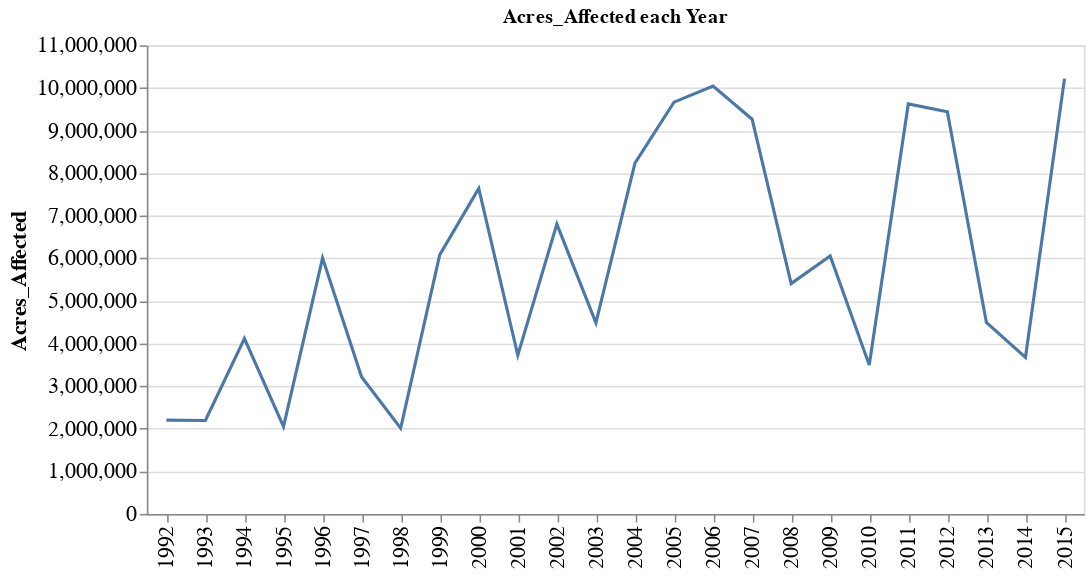

Notebook code for this chart:
### Code cell
import altair as alt
size_by_year = pd.DataFrame(df.groupby(['FIRE_YEAR']).FIRE_SIZE.sum().sort_values(ascending=False)).reset_index()
size_by_year.rename(columns={'FIRE_SIZE': 'Acres_Affected'}, inplace=True)

alt.Chart(size_by_year).mark_line().encode(
    alt.X('FIRE_YEAR:N', title=None),
    alt.Y('Acres_Affected'),
).properties(
    title=f'Acres_Affected each Year',
    width=600,
    height=300,
).configure_axis(
    labelFontSize=14,
    titleFontSize=14
)

### Figure 1 — Vega-Lite specification as saved in the notebook (floating-point values rounded to 4 significant figures)
{"config": {"view": {"continuousWidth": 400, "continuousHeight": 300}, "axis": {"labelFontSize": 14, "titleFontSize": 14}}, "data": {"name": "data-62ffdb6dbf91860f6fbc23e7de04efd4"}, "mark": "line", "encoding": {"x": {"type": "nominal", "field": "FIRE_YEAR", "title": null}, "y": {"type": "quantitative", "field": "Acres_Affected"}}, "height": 300, "title": "Acres_Affected each Year", "width": 600, "$schema": "https://vega.github.io/schema/vega-lite/v4.8.1.json", "datasets": {"data-62ffdb6dbf91860f6fbc23e7de04efd4": [{"FIRE_YEAR": 2015, "Acres_Affected": 10220000.0}, {"FIRE_YEAR": 2006, "Acres_Affected": 10040000.0}, {"FIRE_YEAR": 2005, "Acres_Affected": 9665000.0}, {"FIRE_YEAR": 2011, "Acres_Affected": 9624000.0}, {"FIRE_YEAR": 2012, "Acres_Affected": 9440000.0}, {"FIRE_YEAR": 2007, "Acres_Affected": 9265000.0}, {"FIRE_YEAR": 2004, "Acres_Affected": 8234000.0}, {"FIRE_YEAR": 2000, "Acres_Affected": 7639000.0}, {"FIRE_YEAR": 2002, "Acres_Affected": 6803000.0}, {"FIRE_YEAR": 1999, "Acres_Affected": 6080000.0}, {"FIRE_YEAR": 2009, "Acres_Affected": 6057000.0}, {"FIRE_YEAR": 1996, "Acres_Affected": 6005000.0}, {"FIRE_YEAR": 2008, "Acres_Affected": 5407000.0}, {"FIRE_YEAR": 2013, "Acres_Affected": 4493000.0}, {"FIRE_YEAR": 2003, "Acres_Affected": 4484000.0}, {"FIRE_YEAR": 1994, "Acres_Affected": 4117000.0}, {"FIRE_YEAR": 2001, "Acres_Affected": 3724000.0}, {"FIRE_YEAR": 2014, "Acres_Affected": 3673000.0}, {"FIRE_YEAR": 2010, "Acres_Affected": 3493000.0}, {"FIRE_YEAR": 1997, "Acres_Affected": 3215000.0}, {"FIRE_YEAR": 1992, "Acres_Affected": 2200000.0}, {"FIRE_YEAR": 1993, "Acres_Affected": 2192000.0}, {"FIRE_YEAR": 1995, "Acres_Affected": 2050000.0}, {"FIRE_YEAR": 1998, "Acres_Affected": 2011000.0}]}}
